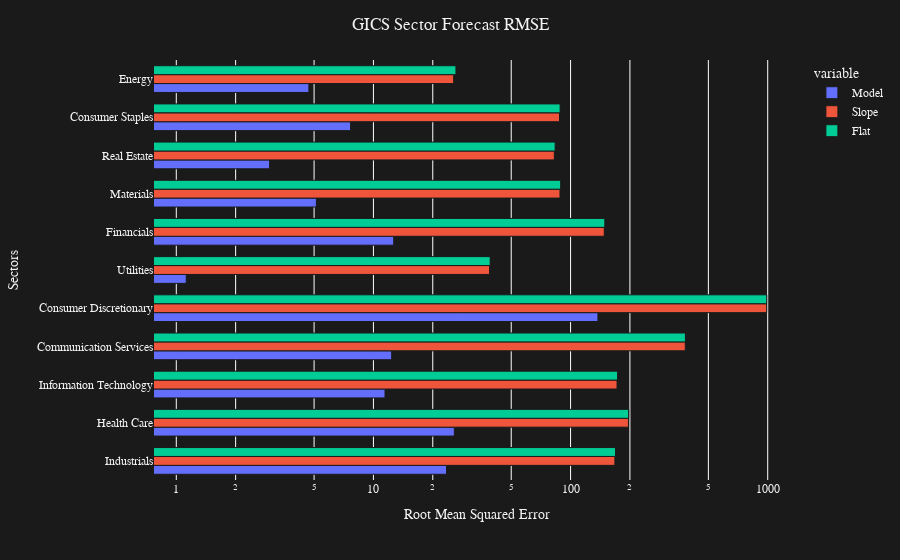

Notebook code cell kept with this figure:
### Code cell
fig = px.bar(df2,barmode='group',orientation='h',log_x=True)
fig.update_layout(
    title='GICS Sector Forecast RMSE',
    title_x=.5,
    plot_bgcolor=colors['background'],
    paper_bgcolor=colors['background'],
    font_color=colors['text'],
    font_family='Courier New',
    bargap=.3
)
fig.update_xaxes(title={'text':'Root Mean Squared Error'})
fig.update_yaxes(title={'text':'Sectors'})
fig.update_traces(marker = dict(
    line = dict(
        color=colors['background'],
        width=1
    )
))

### Figure 1 — Plotly figure (JSON) as saved in the notebook; plotly's stock layout.template omitted (floating-point values rounded to 4 significant figures)
{"data": [{"alignmentgroup": "True", "hovertemplate": "variable=Model<br>value=%{x}<br>index=%{y}<extra></extra>", "legendgroup": "Model", "marker": {"color": "#636efa", "line": {"color": "#1a1a1a", "width": 1}}, "name": "Model", "offsetgroup": "Model", "orientation": "h", "showlegend": true, "textposition": "auto", "type": "bar", "x": [23.49, 25.73, 11.45, 12.38, 137.7, 1.123, 12.67, 5.136, 2.976, 7.661, 4.706], "xaxis": "x", "y": ["Industrials", "Health Care", "Information Technology", "Communication Services", "Consumer Discretionary", "Utilities", "Financials", "Materials", "Real Estate", "Consumer Staples", "Energy"], "yaxis": "y"}, {"alignmentgroup": "True", "hovertemplate": "variable=Slope<br>value=%{x}<br>index=%{y}<extra></extra>", "legendgroup": "Slope", "marker": {"color": "#EF553B", "line": {"color": "#1a1a1a", "width": 1}}, "name": "Slope", "offsetgroup": "Slope", "orientation": "h", "showlegend": true, "textposition": "auto", "type": "bar", "x": [167.8, 196.6, 172.1, 382.0, 988.1, 38.84, 148.2, 88.38, 82.69, 87.88, 25.53], "xaxis": "x", "y": ["Industrials", "Health Care", "Information Technology", "Communication Services", "Consumer Discretionary", "Utilities", "Financials", "Materials", "Real Estate", "Consumer Staples", "Energy"], "yaxis": "y"}, {"alignmentgroup": "True", "hovertemplate": "variable=Flat<br>value=%{x}<br>index=%{y}<extra></extra>", "legendgroup": "Flat", "marker": {"color": "#00cc96", "line": {"color": "#1a1a1a", "width": 1}}, "name": "Flat", "offsetgroup": "Flat", "orientation": "h", "showlegend": true, "textposition": "auto", "type": "bar", "x": [169.0, 197.1, 173.1, 382.4, 988.8, 39.11, 149.2, 89.09, 83.51, 88.51, 26.22], "xaxis": "x", "y": ["Industrials", "Health Care", "Information Technology", "Communication Services", "Consumer Discretionary", "Utilities", "Financials", "Materials", "Real Estate", "Consumer Staples", "Energy"], "yaxis": "y"}], "layout": {"bargap": 0.3, "barmode": "group", "font": {"color": "#f2f2f2", "family": "Courier New"}, "legend": {"title": {"text": "variable"}, "tracegroupgap": 0}, "margin": {"t": 60}, "paper_bgcolor": "#1a1a1a", "plot_bgcolor": "#1a1a1a", "title": {"text": "GICS Sector Forecast RMSE", "x": 0.5}, "xaxis": {"anchor": "y", "domain": [0, 1], "title": {"text": "Root Mean Squared Error"}, "type": "log"}, "yaxis": {"anchor": "x", "domain": [0, 1], "title": {"text": "Sectors"}}}}
